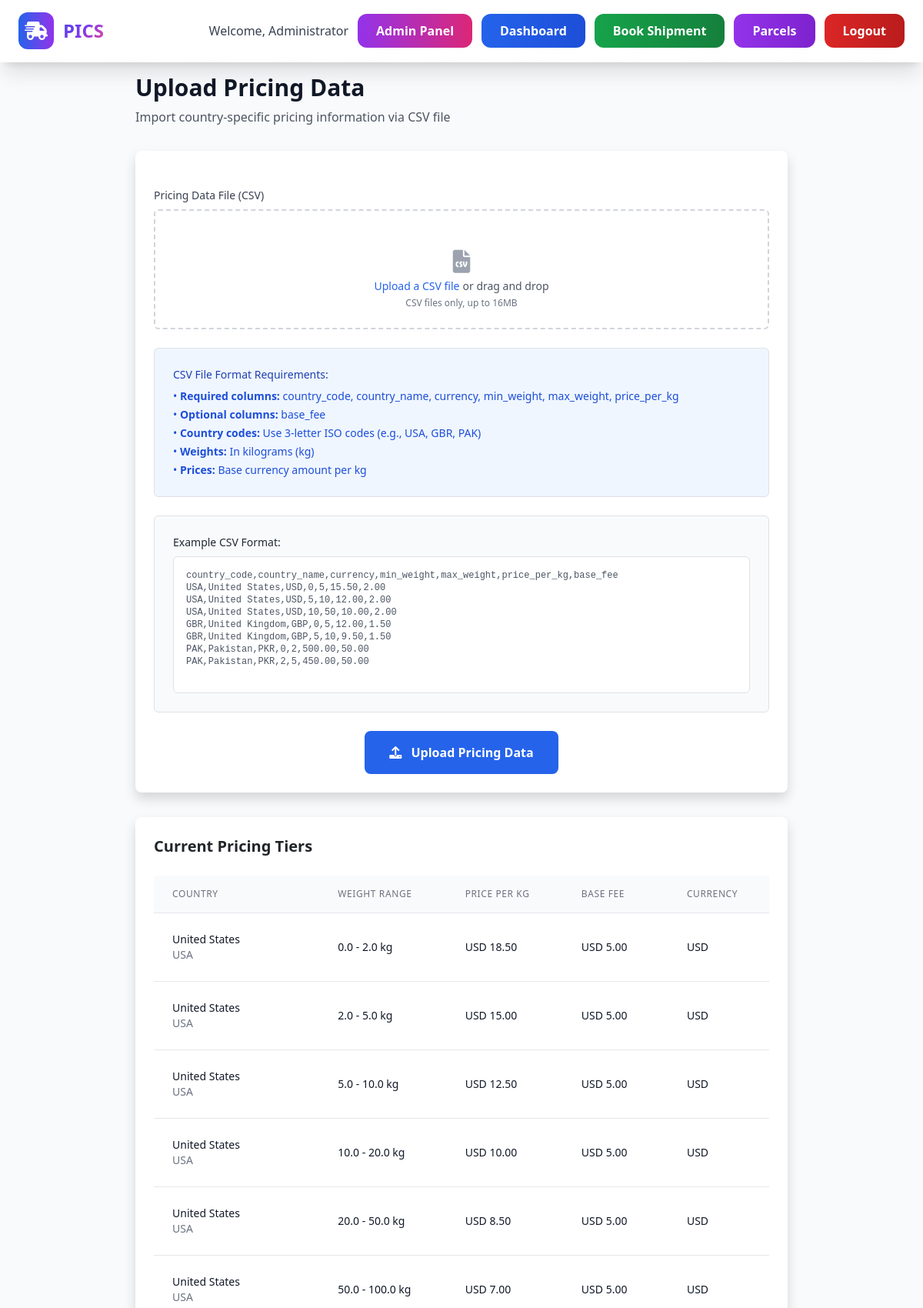
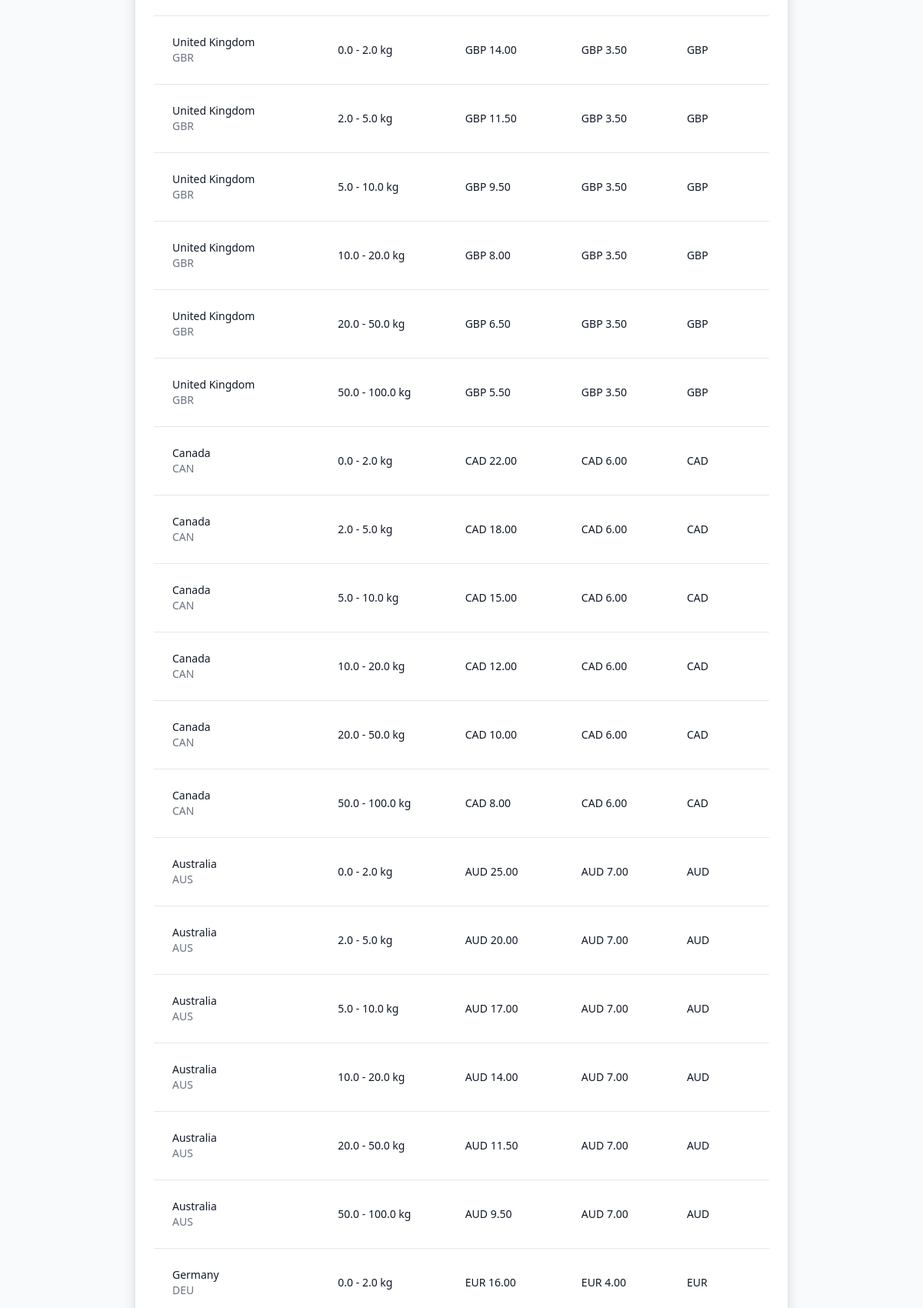
/admin/upload-pricing (signed in, upper part), run on the app's committed database (2 pictures, top to bottom).
### main.py (models this page shows, shortened)
class Branch(UserMixin, db.Model):
    id = db.Column(db.Integer, primary_key=True)
    name = db.Column(db.String(100), nullable=False)
    email = db.Column(db.String(100), unique=True, nullable=False)
    password_hash = db.Column(db.String(128), nullable=False)
    phone = db.Column(db.String(20), nullable=False)
    branch_code = db.Column(db.String(20), unique=True, nullable=False)
    address = db.Column(db.Text, nullable=False)
    postal_code = db.Column(db.String(20), nullable=False)
    is_admin = db.Column(db.Boolean, default=False)
    is_active = db.Column(db.Boolean, default=True)
    created_at = db.Column(db.DateTime, default=datetime.utcnow)

class PricingTier(db.Model):
    id = db.Column(db.Integer, primary_key=True)
    country_id = db.Column(db.Integer, db.ForeignKey('country.id'), nullable=False)
    min_weight = db.Column(db.Float, nullable=False)
    max_weight = db.Column(db.Float, nullable=False)
    price_per_kg = db.Column(db.Float, nullable=False)
    base_fee = db.Column(db.Float, default=0)
    is_active = db.Column(db.Boolean, default=True)
    country = db.relationship('Country', backref=db.backref('pricing_tiers', lazy=True))

class Country(db.Model):
    id = db.Column(db.Integer, primary_key=True)
    name = db.Column(db.String(100), nullable=False)
    code = db.Column(db.String(3), unique=True, nullable=False)
    currency = db.Column(db.String(3), nullable=False)
    is_active = db.Column(db.Boolean, default=True)

### main.py (the view, shortened to what this page needs)
@app.route('/admin/upload-pricing', methods=['GET', 'POST'])
@login_required
def upload_pricing():
    if not current_user.is_admin:
        flash('Access denied. Admin privileges required.', 'error')
        return redirect(url_for('dashboard'))
    form = PricingUploadForm()
    pricing_tiers = PricingTier.query.all()
    return render_template('upload_pricing.html', form=form, pricing_tiers=pricing_tiers)

### main.py (called while the page is built)
@login_manager.user_loader
def load_user(user_id):
    return Branch.query.get(int(user_id))

### templates/upload_pricing.html (shortened to what this page needs)
{% extends 'base.html' %}
{% block content %}
<div class="min-h-screen py-8">
    <div class="max-w-4xl mx-auto px-4 sm:px-6 lg:px-8">
        <div class="mb-8">
            <h1 class="text-3xl font-bold text-gray-900">Upload Pricing Data</h1>
            <p class="mt-2 text-gray-600">Import country-specific pricing information via CSV file</p>
        </div>
        <div class="bg-white shadow rounded-lg p-6 mb-8">
            <form method="POST" enctype="multipart/form-data" class="space-y-6">
                <div>
                    <label class="block text-sm font-medium text-gray-700 mb-2">
                        Pricing Data File (CSV)
                    </label>
                    <div class="mt-1 flex justify-center px-6 pt-5 pb-6 border-2 border-gray-300 border-dashed rounded-md hover:border-gray-400 transition-colors">
                        <div class="space-y-1 text-center">
                            <i class="fas fa-file-csv text-3xl text-gray-400 mx-auto"></i>
                            <div class="flex text-sm text-gray-600">
                                <label for="pricing_file" class="relative cursor-pointer bg-white rounded-md font-medium text-blue-600 hover:text-blue-500 focus-within:outline-none focus-within:ring-2 focus-within:ring-offset-2 focus-within:ring-blue-500">
                                    <span>Upload a CSV file</span>
                                </label>
                                <p class="pl-1">or drag and drop</p>
                            </div>
                            <p class="text-xs text-gray-500">CSV files only, up to 16MB</p>
                        </div>
                    </div>
                </div>
                <div class="bg-blue-50 border border-blue-200 rounded-md p-4">
                    <h3 class="text-sm font-medium text-blue-800 mb-2">CSV File Format Requirements:</h3>
                    <div class="text-sm text-blue-700 space-y-1">
                        <p>• <strong>Required columns:</strong> country_code, country_name, currency, min_weight, max_weight, price_per_kg</p>
                        <p>• <strong>Optional columns:</strong> base_fee</p>
                        <p>• <strong>Country codes:</strong> Use 3-letter ISO codes (e.g., USA, GBR, PAK)</p>
                        <p>• <strong>Weights:</strong> In kilograms (kg)</p>
                        <p>• <strong>Prices:</strong> Base currency amount per kg</p>
                    </div>
                </div>
                <div class="bg-gray-50 border border-gray-200 rounded-md p-4">
                    <h3 class="text-sm font-medium text-gray-800 mb-2">Example CSV Format:</h3>
                    <pre class="text-xs text-gray-600 bg-white p-3 rounded border overflow-x-auto">
country_code,country_name,currency,min_weight,max_weight,price_per_kg,base_fee
USA,United States,USD,0,5,15.50,2.00
USA,United States,USD,5,10,12.00,2.00
USA,United States,USD,10,50,10.00,2.00
GBR,United Kingdom,GBP,0,5,12.00,1.50
GBR,United Kingdom,GBP,5,10,9.50,1.50
PAK,Pakistan,PKR,0,2,500.00,50.00
PAK,Pakistan,PKR,2,5,450.00,50.00
                    </pre>
                </div>
                <div class="flex justify-center">
                    <button type="submit" class="bg-blue-600 text-white px-8 py-3 rounded-lg font-semibold hover:bg-blue-700 focus:ring-2 focus:ring-blue-500 focus:ring-offset-2">
                        <i class="fas fa-upload mr-2"></i>
                        Upload Pricing Data
                    </button>
                </div>
            </form>
        </div>
        <div class="bg-white shadow rounded-lg p-6">
            <h2 class="text-xl font-semibold mb-4">Current Pricing Tiers</h2>
            {% if pricing_tiers %}
                <div class="overflow-x-auto">
                    <table class="min-w-full divide-y divide-gray-200">
                        <thead class="bg-gray-50">
                            <tr>
                                <th class="px-6 py-3 text-left text-xs font-medium text-gray-500 uppercase tracking-wider">Country</th>
                                <th class="px-6 py-3 text-left text-xs font-medium text-gray-500 uppercase tracking-wider">Weight Range</th>
                                <th class="px-6 py-3 text-left text-xs font-medium text-gray-500 uppercase tracking-wider">Price per KG</th>
                                <th class="px-6 py-3 text-left text-xs font-medium text-gray-500 uppercase tracking-wider">Base Fee</th>
                                <th class="px-6 py-3 text-left text-xs font-medium text-gray-500 uppercase tracking-wider">Currency</th>
                            </tr>
                        </thead>
                        <tbody class="bg-white divide-y divide-gray-200">
                            {% for tier in pricing_tiers %}
                                <tr>
                                    <td class="px-6 py-4 whitespace-nowrap">
                                        <div class="text-sm font-medium text-gray-900">{{ tier.country.name }}</div>
                                        <div class="text-sm text-gray-500">{{ tier.country.code }}</div>
                                    </td>
                                    <td class="px-6 py-4 whitespace-nowrap text-sm text-gray-900">
                                        {{ tier.min_weight }} - {{ tier.max_weight }} kg
                                    </td>
                                    <td class="px-6 py-4 whitespace-nowrap text-sm text-gray-900">
                                        {{ tier.country.currency }} {{ "%.2f"|format(tier.price_per_kg) }}
                                    </td>
                                    <td class="px-6 py-4 whitespace-nowrap text-sm text-gray-900">
                                        {{ tier.country.currency }} {{ "%.2f"|format(tier.base_fee) }}
                                    </td>
                                    <td class="px-6 py-4 whitespace-nowrap text-sm text-gray-900">
                                        {{ tier.country.currency }}
                                    </td>
                                </tr>
                            {% endfor %}
                        </tbody>
                    </table>
                </div>
            {% else %}
                <div class="text-center py-12">
                    <i class="fas fa-database text-4xl text-gray-400 mb-4"></i>
                    <h3 class="text-lg font-medium text-gray-900 mb-2">No pricing data found</h3>
                    <p class="text-gray-500">Upload a CSV file to add pricing information for different countries</p>
                </div>
            {% endif %}
        </div>
    </div>
</div>
{% endblock %}

### templates/base.html (shortened to what this page needs)
<!DOCTYPE html>
<html lang="en">
<head>
    <script src="https://cdn.tailwindcss.com"></script>
    <link href="https://cdnjs.cloudflare.com/ajax/libs/font-awesome/6.0.0/css/all.min.css" rel="stylesheet">
    <link href="https://cdn.jsdelivr.net/npm/bootstrap@5.3.0/dist/css/bootstrap.min.css" rel="stylesheet">
</head>
<body class="font-sans bg-gray-50">
    <nav class="fixed w-full nav-gradient shadow-xl z-50 border-b border-white/20">
        <div class="max-w-7xl mx-auto px-4 sm:px-6 lg:px-8">
            <div class="flex justify-between h-20">
                <div class="flex items-center">
                    <div class="bg-gradient-to-r from-blue-600 to-purple-600 p-2 rounded-xl mr-3">
                        <i class="fas fa-shipping-fast text-2xl text-white"></i>
                    </div>
                    <span class="text-2xl font-bold text-gradient">PICS</span>
                </div>
                <div class="flex items-center space-x-3">
                    {% if current_user.is_authenticated %}
                        <div class="hidden md:flex items-center space-x-3">
                            <span class="text-gray-700 font-medium">Welcome, {{ current_user.name }}</span>
                            {% if current_user.is_admin %}
                                <a href="{{ url_for('admin') }}" class="modern-button bg-gradient-to-r from-purple-600 to-pink-600 text-white px-6 py-2.5 hover:from-purple-700 hover:to-pink-700">
                                    Admin Panel
                                </a>
                            {% endif %}
                            <a href="{{ url_for('dashboard') }}" class="modern-button bg-gradient-to-r from-blue-600 to-blue-700 text-white px-6 py-2.5 hover:from-blue-700 hover:to-blue-800">
                                Dashboard
                            </a>
                            <a href="{{ url_for('book_shipment') }}" class="modern-button bg-gradient-to-r from-green-600 to-green-700 text-white px-6 py-2.5 hover:from-green-700 hover:to-green-800">
                                Book Shipment
                            </a>
                            <a href="{{ url_for('parcel_management') }}" class="modern-button bg-gradient-to-r from-purple-600 to-purple-700 text-white px-6 py-2.5 hover:from-purple-700 hover:to-purple-800">
                                Parcels
                            </a>
                            <a href="{{ url_for('logout') }}" class="modern-button bg-gradient-to-r from-red-600 to-red-700 text-white px-6 py-2.5 hover:from-red-700 hover:to-red-800">
                                Logout
                            </a>
                        </div>
                    {% endif %}
                </div>
            </div>
        </div>
    </nav>
    <main class="pt-16">
        {% block content %}{% endblock %}
    </main>
</body>
</html>

### templates/base.html (style rules this page uses)
.modern-button { border-radius: 0.75rem; font-weight: 600; transition: all 0.3s ease; position: relative; overflow: hidden; }
.modern-button::before { content: ''; position: absolute; top: 0; left: -100%; width: 100%; height: 100%; background: linear-gradient(90deg, transparent, rgba(255, 255, 255, 0.2), transparent); transition: left 0.5s; }
.nav-gradient { background: linear-gradient(135deg, rgba(255, 255, 255, 0.95) 0%, rgba(255, 255, 255, 0.9) 100%); backdrop-filter: blur(10px); }
.text-gradient { background: linear-gradient(135deg, #4f46e5, #7c3aed, #ec4899); -webkit-background-clip: text; -webkit-text-fill-color: transparent; background-clip: text; }

### data on the page
Branch: name "Administrator"
PricingTier: country.name "United States", country.code "USA", min_weight "0.0", max_weight "2.0", country.currency "USD", price_per_kg "18.50", base_fee "5.00"
PricingTier: country.name "United States", country.code "USA", min_weight "2.0", max_weight "5.0", country.currency "USD", price_per_kg "15.00", base_fee "5.00"
PricingTier: country.name "United States", country.code "USA", min_weight "5.0", max_weight "10.0", country.currency "USD", price_per_kg "12.50", base_fee "5.00"
PricingTier: country.name "United States", country.code "USA", min_weight "10.0", max_weight "20.0", country.currency "USD", price_per_kg "10.00", base_fee "5.00"
PricingTier: country.name "United States", country.code "USA", min_weight "20.0", max_weight "50.0", country.currency "USD", price_per_kg "8.50", base_fee "5.00"
PricingTier: country.name "United States", country.code "USA", min_weight "50.0", max_weight "100.0", country.currency "USD", price_per_kg "7.00", base_fee "5.00"
PricingTier: country.name "United Kingdom", country.code "GBR", min_weight "0.0", max_weight "2.0", country.currency "GBP", price_per_kg "14.00", base_fee "3.50"
PricingTier: country.name "United Kingdom", country.code "GBR", min_weight "2.0", max_weight "5.0", country.currency "GBP", price_per_kg "11.50", base_fee "3.50"
PricingTier: country.name "United Kingdom", country.code "GBR", min_weight "5.0", max_weight "10.0", country.currency "GBP", price_per_kg "9.50", base_fee "3.50"
PricingTier: country.name "United Kingdom", country.code "GBR", min_weight "10.0", max_weight "20.0", country.currency "GBP", price_per_kg "8.00", base_fee "3.50"
PricingTier: country.name "United Kingdom", country.code "GBR", min_weight "20.0", max_weight "50.0", country.currency "GBP", price_per_kg "6.50", base_fee "3.50"
PricingTier: country.name "United Kingdom", country.code "GBR", min_weight "50.0", max_weight "100.0", country.currency "GBP", price_per_kg "5.50", base_fee "3.50"
PricingTier: country.name "Canada", country.code "CAN", min_weight "0.0", max_weight "2.0", country.currency "CAD", price_per_kg "22.00", base_fee "6.00"
PricingTier: country.name "Canada", country.code "CAN", min_weight "2.0", max_weight "5.0", country.currency "CAD", price_per_kg "18.00", base_fee "6.00"
PricingTier: country.name "Canada", country.code "CAN", min_weight "5.0", max_weight "10.0", country.currency "CAD", price_per_kg "15.00", base_fee "6.00"
PricingTier: country.name "Canada", country.code "CAN", min_weight "10.0", max_weight "20.0", country.currency "CAD", price_per_kg "12.00", base_fee "6.00"
PricingTier: country.name "Canada", country.code "CAN", min_weight "20.0", max_weight "50.0", country.currency "CAD", price_per_kg "10.00", base_fee "6.00"
PricingTier: country.name "Canada", country.code "CAN", min_weight "50.0", max_weight "100.0", country.currency "CAD", price_per_kg "8.00", base_fee "6.00"
PricingTier: country.name "Australia", country.code "AUS", min_weight "0.0", max_weight "2.0", country.currency "AUD", price_per_kg "25.00", base_fee "7.00"
PricingTier: country.name "Australia", country.code "AUS", min_weight "2.0", max_weight "5.0", country.currency "AUD", price_per_kg "20.00", base_fee "7.00"
PricingTier: country.name "Australia", country.code "AUS", min_weight "5.0", max_weight "10.0", country.currency "AUD", price_per_kg "17.00", base_fee "7.00"
PricingTier: country.name "Australia", country.code "AUS", min_weight "10.0", max_weight "20.0", country.currency "AUD", price_per_kg "14.00", base_fee "7.00"
PricingTier: country.name "Australia", country.code "AUS", min_weight "20.0", max_weight "50.0", country.currency "AUD", price_per_kg "11.50", base_fee "7.00"
PricingTier: country.name "Australia", country.code "AUS", min_weight "50.0", max_weight "100.0", country.currency "AUD", price_per_kg "9.50", base_fee "7.00"
PricingTier: country.name "Germany", country.code "DEU", min_weight "0.0", max_weight "2.0", country.currency "EUR", price_per_kg "16.00", base_fee "4.00"
